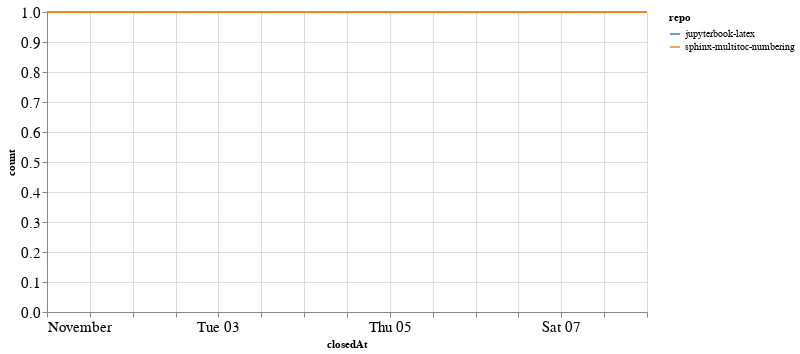

Notebook code for this chart:
### Code cell
closed_by_time = closed_by.groupby('repo').resample('W', on='closedAt').count()['author'].reset_index()
closed_by_time = closed_by_time.rename(columns={'author': 'count'})

alt.Chart(closed_by_time, width=600).mark_line().encode(
    x='closedAt',
    y='count',
    color='repo',
    tooltip="repo"
)

### Figure 1 — Vega-Lite specification as saved in the notebook (floating-point values rounded to 4 significant figures)
{"config": {"axisLeft": {"labelFontSize": 15}, "axisBottom": {"labelFontSize": 15}}, "data": {"name": "data-15eed9e4b3b695b50eb64a434a8a3363"}, "mark": "line", "encoding": {"color": {"type": "nominal", "field": "repo"}, "tooltip": {"type": "nominal", "field": "repo"}, "x": {"type": "temporal", "field": "closedAt"}, "y": {"type": "quantitative", "field": "count"}}, "width": 600, "$schema": "https://vega.github.io/schema/vega-lite/v4.8.1.json", "datasets": {"data-15eed9e4b3b695b50eb64a434a8a3363": [{"repo": "jupyterbook-latex", "closedAt": "2020-11-01T00:00:00", "count": 1}, {"repo": "sphinx-multitoc-numbering", "closedAt": "2020-11-01T00:00:00", "count": 1}, {"repo": "sphinx-multitoc-numbering", "closedAt": "2020-11-08T00:00:00", "count": 1}]}}
